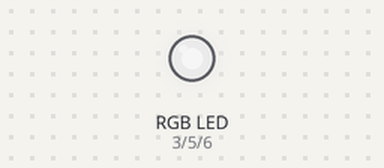
The sketch below on a simulated Arduino Uno, built with avr-gcc and run on an emulated ATmega328P. On the bench: an RGB LED mixed from three pins (HIGH = lit). Dim RGB values are drawn brighter than linear; random numbers use the default seed unless the sketch sets one.

Above: at 0.15 s.
At 6.95 s:
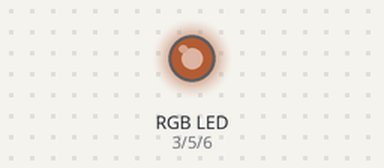
At 10.97 s:
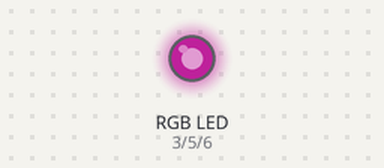
At 20.58 s:
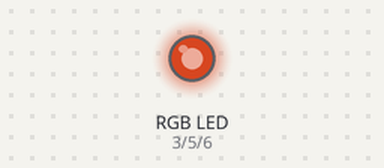
At 30.79 s:
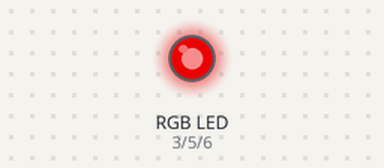
At 39.79 s:
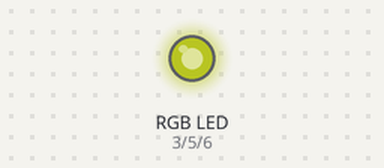
Timing chart, 0 to 40.0 s (numbered marks = the images above):
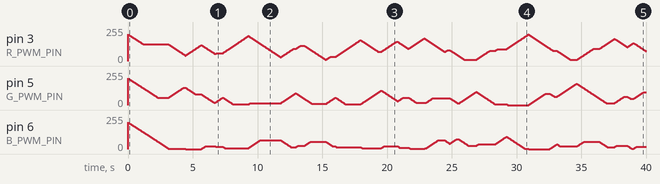

The sketch:

lesson04_RGB_led.ino
```cpp
#define R_PWM_PIN 3
#define G_PWM_PIN 5
#define B_PWM_PIN 6

#define TIMEOUT 15
#define MASK 0x8000

#define R_IDX 0
#define G_IDX 1
#define B_IDX 2

const short WHITE[3] = { 200, 200, 200 };
const short BLACK[3] = { 0, 0, 0 };
const short RED[3]   = { 200, 0, 0 };
const short GREEN[3] = { 0, 200, 0 };
const short BLUE[3]  = { 0, 0, 200 };

short currentColor[3] = { 0, 0, 0 };

void colorChange(short * color);
void colorChangeProgressive(short * targetColor);

void setup() {
    pinMode(R_PWM_PIN, OUTPUT);
    pinMode(G_PWM_PIN, OUTPUT);
    pinMode(B_PWM_PIN, OUTPUT);

    digitalWrite(R_PWM_PIN, LOW);
    digitalWrite(G_PWM_PIN, LOW);
    digitalWrite(B_PWM_PIN, LOW);

    colorChange(WHITE);
}

void loop() {
    short r = random(0, 201);
    short g = random(0, 201 - r);
    short b = random(0, 201 - r - g);

    colorChangeProgressive(r, g, b);
}

void colorChange(short * color) {
    analogWrite(R_PWM_PIN, color[R_IDX]);
    analogWrite(G_PWM_PIN, color[G_IDX]);
    analogWrite(B_PWM_PIN, color[B_IDX]);

    currentColor[R_IDX] = color[R_IDX];
    currentColor[G_IDX] = color[G_IDX];
    currentColor[B_IDX] = color[B_IDX];
}

void colorChangeProgressive(byte r, byte g, byte b) {
    short rOffset = r - currentColor[R_IDX];
    short gOffset = g - currentColor[G_IDX];
    short bOffset = b - currentColor[B_IDX];

    short isNegative;
    while (0 != rOffset || 0 != gOffset || 0 != bOffset) {
        isNegative = (rOffset & MASK) >> 15;
        currentColor[R_IDX] += pow(-1, isNegative) * (ceil(abs(rOffset) / 200.0));

        isNegative = (gOffset & MASK) >> 15;
        currentColor[G_IDX] += pow(-1, isNegative) * (ceil(abs(gOffset) / 200.0));

        isNegative = (bOffset & MASK) >> 15;
        currentColor[B_IDX] += pow(-1, isNegative) * (ceil(abs(bOffset) / 200.0));

        analogWrite(R_PWM_PIN, currentColor[R_IDX]);
        analogWrite(G_PWM_PIN, currentColor[G_IDX]);
        analogWrite(B_PWM_PIN, currentColor[B_IDX]);

        rOffset = r - currentColor[R_IDX];
        gOffset = g - currentColor[G_IDX];
        bOffset = b - currentColor[B_IDX];

        delay(TIMEOUT);
    }
}
```
